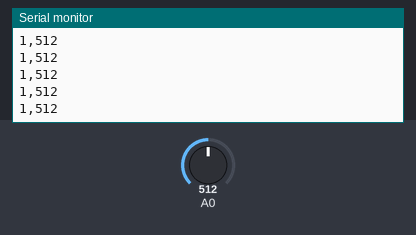
Simulated run of this sketch. Board: Arduino Uno, built with avr-gcc and run on an emulated ATmega328P. Parts: the last lines printed to the serial monitor. Inputs (shaded band) come from the test bench; at power-on: A0 = 512.

Above: at 1.2 s.
1.3 s: A0 set to 716
At 1.9 s:
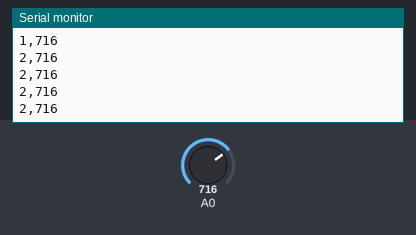
4.3 s: A0 set to 760
At 5.4 s:
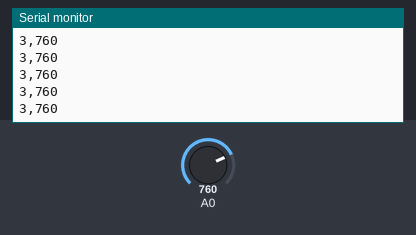
Timing chart, 0 to 7.3 s (numbered marks = the images above; inputs shaded):
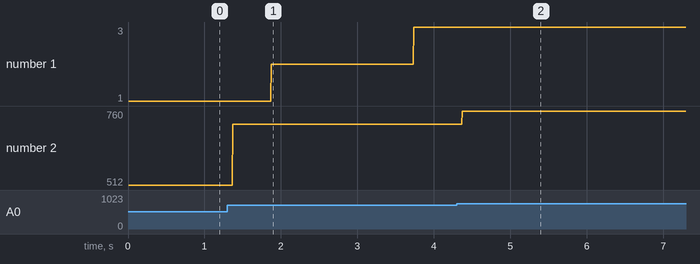

Measured:
- after the input at 1.3 s, the serial monitor: prints a new line after 0.07 s (image 1)
- after the input at 4.3 s, the serial monitor: prints a new line after 0.07 s (image 2)
- plotted number 2: 512 → 716 after the input at 1.3 s, 716 → 760 after the input at 4.3 s

The sketch:

flow_meter_13_09_17_check.ino
```cpp
unsigned long FlowFrequency=0;
double litres;        //Serial 0 value in website
String Litre_Str;          //Litre string
unsigned long litres_int=0;
unsigned long sensorValue=0;
char flag=0;


void setup()
{
     Serial.println("Setup_begin");
  // set up the LCD's number of columns and rows:


  Serial.begin(9600);
  Serial.println("Setup_End");

}

void loop()
{


  flowCal();
 print2Serial();

}


void flowCal()
{
  sensorValue = analogRead(A0);
  if (sensorValue <=750)
  {
    flag++;
      if(flag==1)
        {
          litres_int=litres_int+1;
          Litre_Str=String(litres_int);
       }

  }
 else
 {
   flag=0;
 }

}


void print2Serial()
{

  Serial.print(litres_int);

  Serial.print(",");
  Serial.println(sensorValue);
  //delay(500);
}
```
